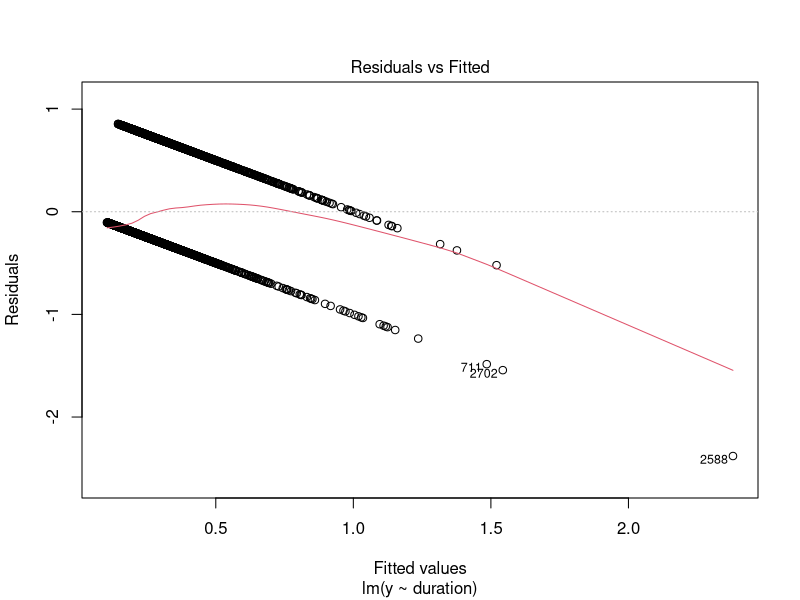
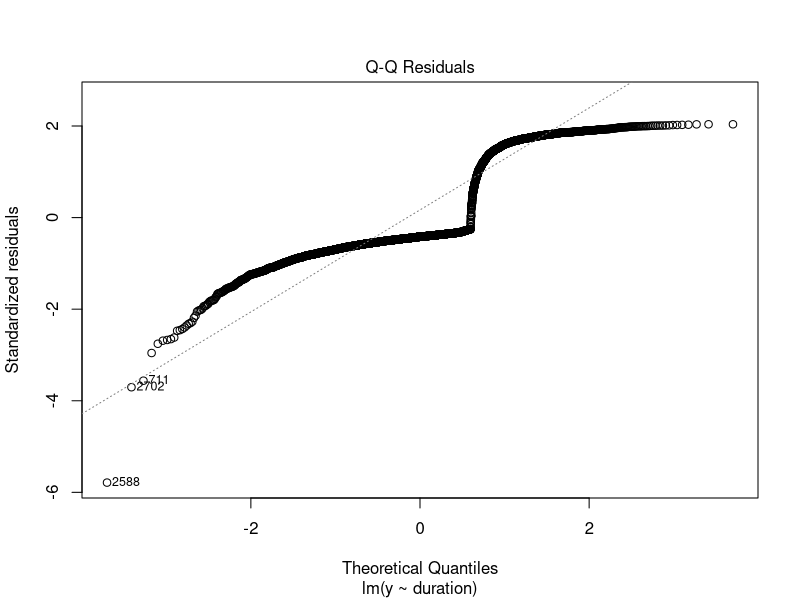
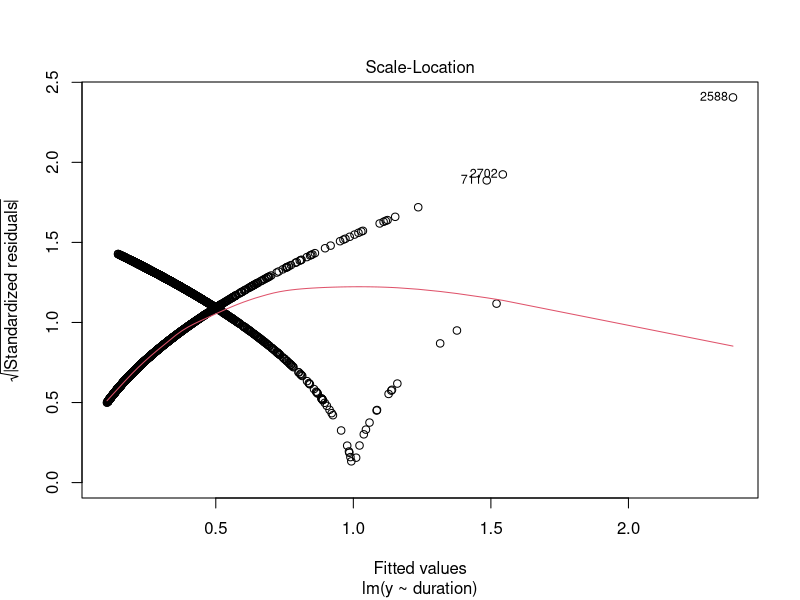
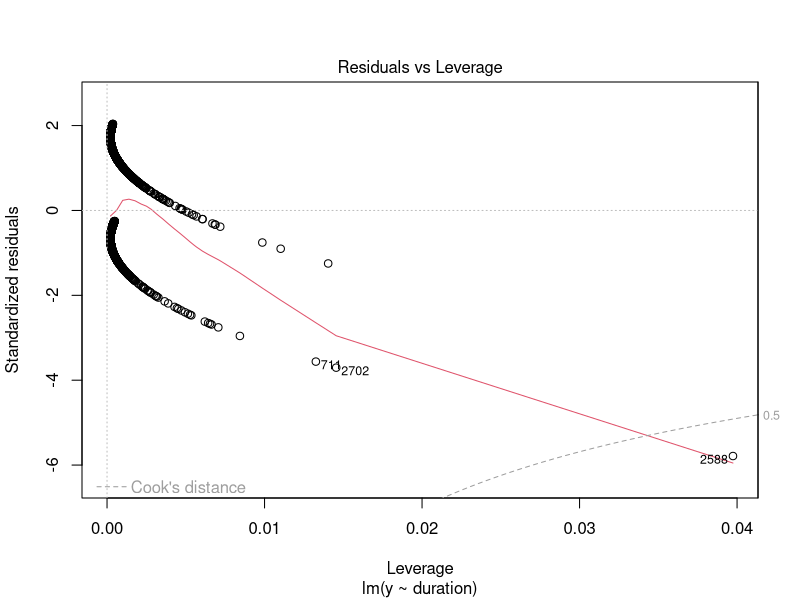

Source code (R) for these figures, in order:
## ---- chunk 1
knitr::opts_chunk$set(echo=FALSE)
## ---- chunk 2
library(tidyverse)
library(MASS)
data = read.csv("bank_additional_full.csv")
## ---- chunk 3
set.seed(123)
sample <- sample(c(TRUE, FALSE), nrow(data), replace = T, prob = c(0.8,0.2))
train <- data[sample, ]
test <- data[!sample, ]
plot(lm(y~duration, data=data))
## ---- chunk 4
model = glm(y~marital+default+housing+loan+poutcome+emp.var.rate+cons.price.idx+cons.conf.idx, data=data)
print(summary(model))

coefficients = as.matrix(coef(model))
trainingData  = data[,c('marital','default','housing','loan','poutcome','emp.var.rate','cons.price.idx','cons.conf.idx')]
trainingData  = cbind(1,trainingData)
predictions   = as.matrix(trainingData) %*% coefficients
probabilities = exp(predictions)/(1+predictions)
decisions = ifelse(predictions>=0,1,0)
Accuracy = mean(data$y==decisions)
print(Accuracy)
## ---- chunk 5
(qda.m1 <- qda(y ~ poutcome+cons.price.idx, data = train))
(df <- tibble(cons.price.idx = rep(c(92, 95), 2), poutcome = c("1", "1", "0", "0")))
(qda.pred1 <- predict(qda.m1, df)) #This code has some error message I don't quite understand.
test.predicted.qda1 <- predict(qda.m1, newdata = test)
qda.cm1 <- table(test$y, test.predicted.qda1$class)
list(QDA_model1 = qda.cm1 %>% prop.table() %>% round(3))

(qda.m2 <- qda(y ~ poutcome+emp.var.rate, data = train))
(df <- tibble(emp.var.rate = rep(c(-3.5, 0), 2), poutcome = c("1", "1", "0", "0")))
(qda.pred2 <- predict(qda.m2, df)) #Same comment as above
test.predicted.qda2 <- predict(qda.m2, newdata = test)
qda.cm2 <- table(test$y, test.predicted.qda2$class)
list(QDA_model2 = qda.cm2 %>% prop.table() %>% round(3))
# (Linear & Quadratic Discriminant Analysis[online]. Available at: $http://uc-r.github.io/discriminant_analysisHASHwhy$)
